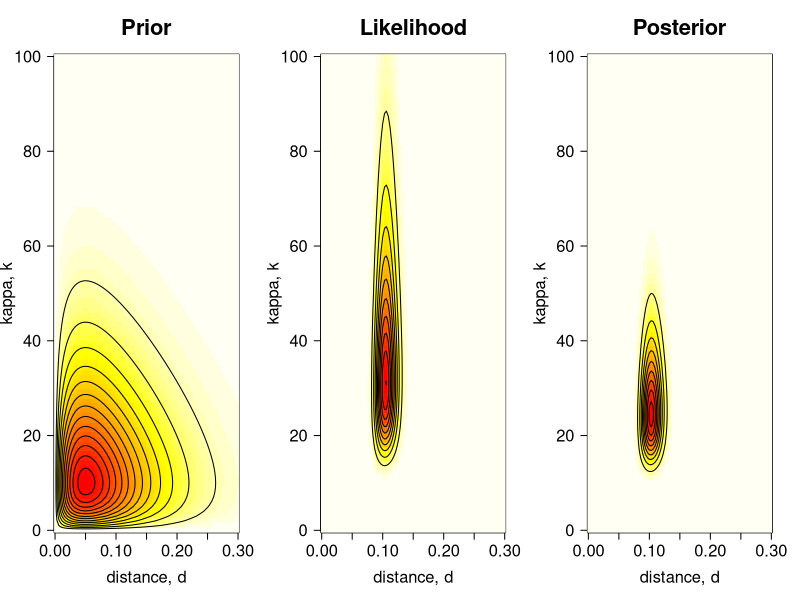
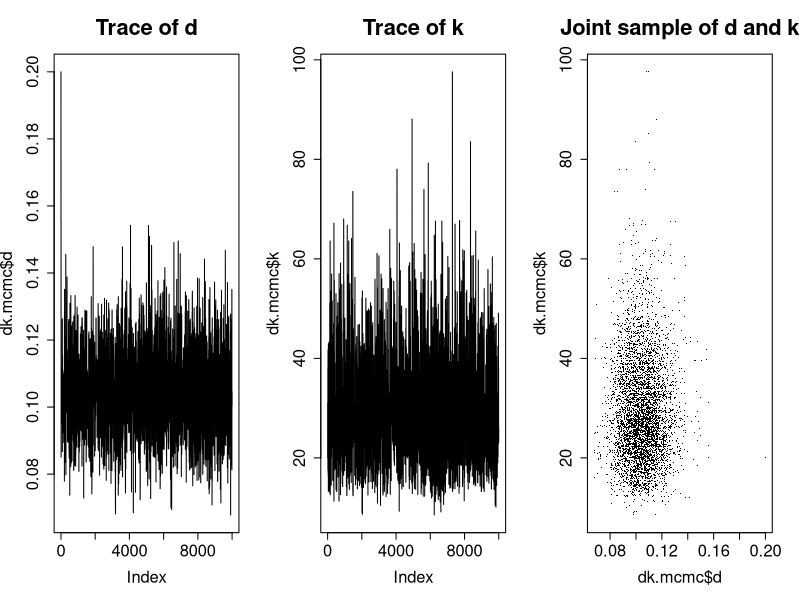
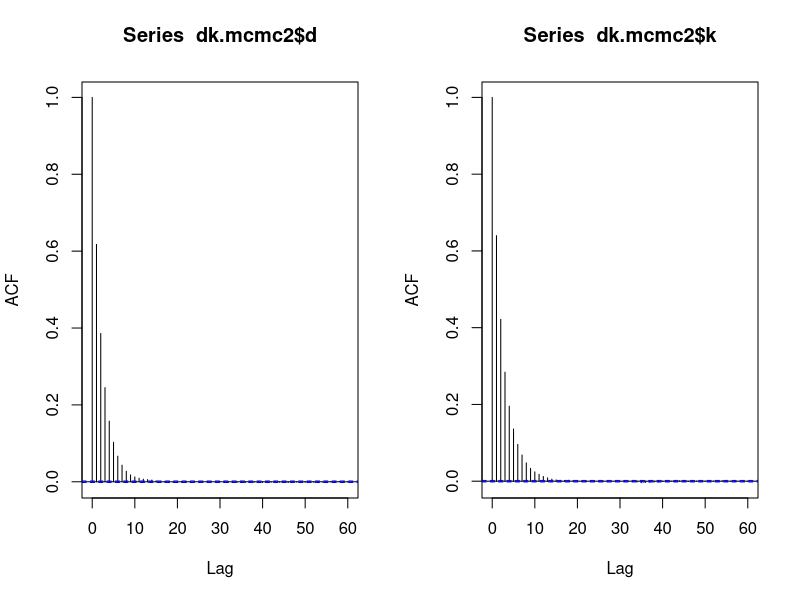
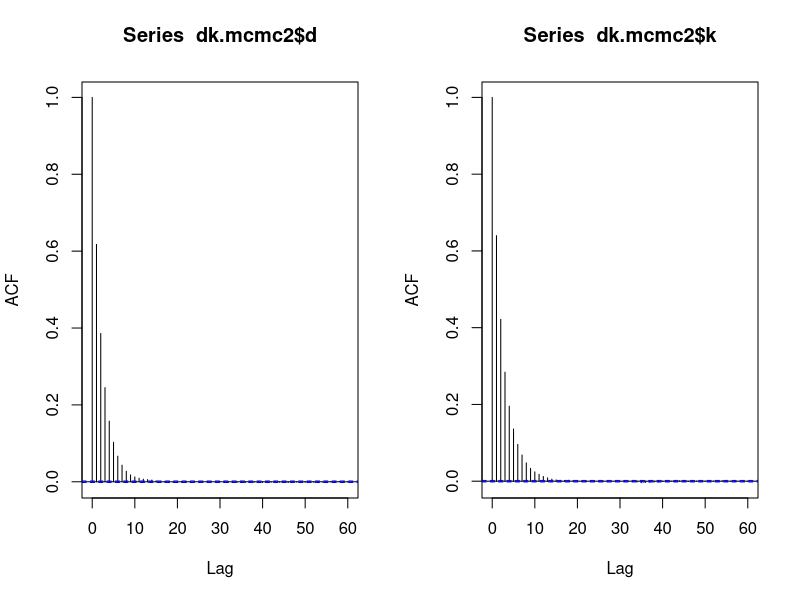
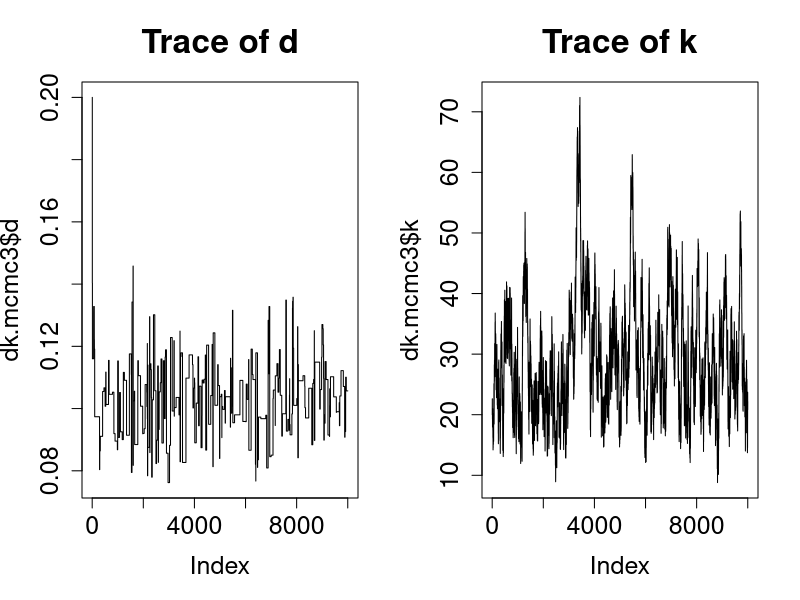
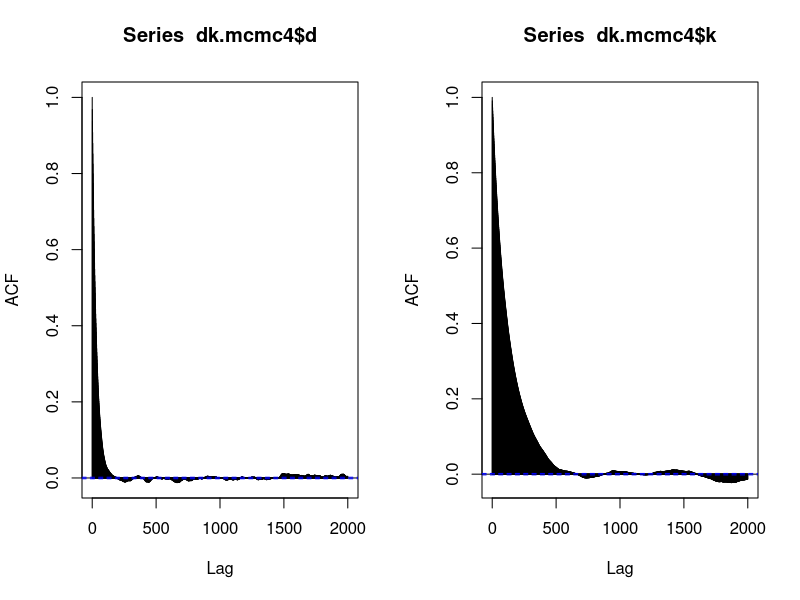
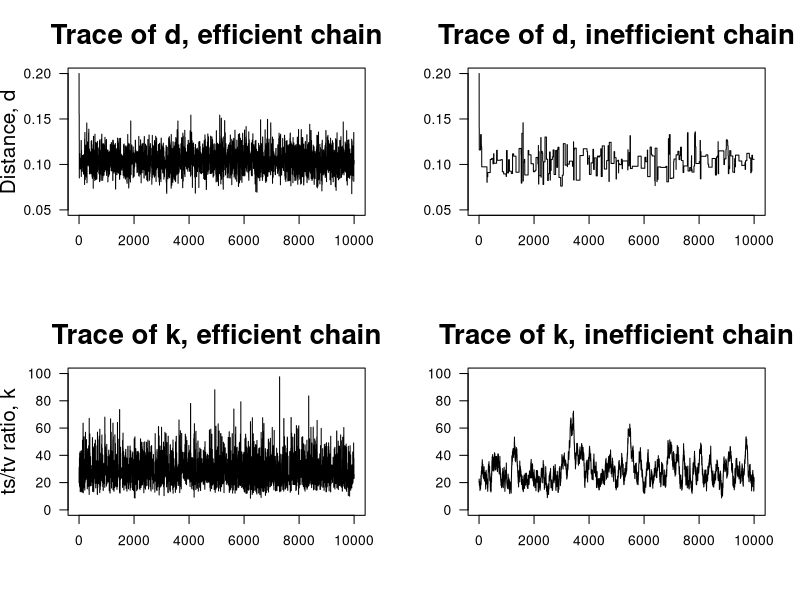
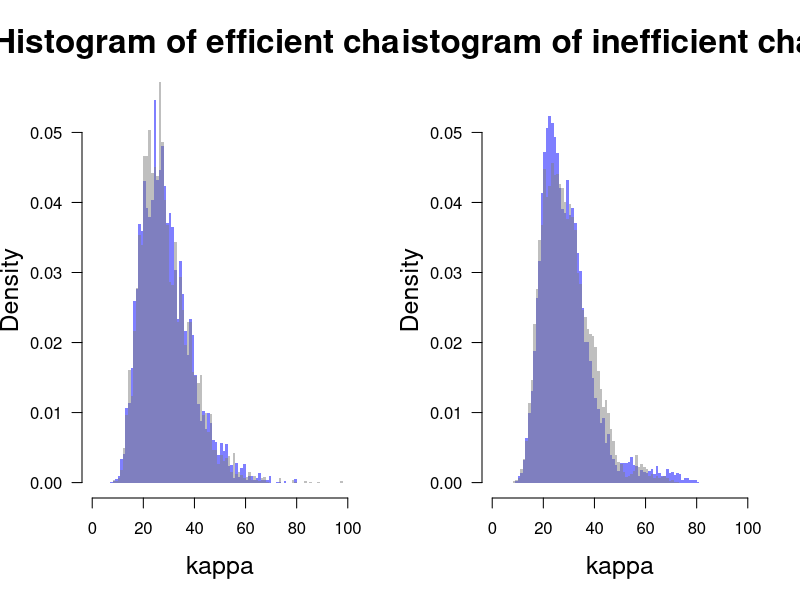

These charts were generated, in order, by the following R code:
# Examples for Nature Ecology and Evolution manuscript
# October 2016

rm(list=ls())
# The data are the 12S rRNA alignment of human and orangutang, with 948 base pairs and 
# 90 differences (84 transitions and 6 transversions).
# Example data from Table 1.3, p.7 of Yang (2014) Molecular Evolution: A Statistical 
# Approach. Oxford University Press.

n <- 948 
ns <- 84 # 23+30+10+21
nv <- 6  # 1+0+2+0+2+1+0+0
  
# proportions of transversional and transitional differences
V <- nv/n; S <- ns/n

# log-likelihood function, f(D|d,k), using Kimura's (1980) substitution model
# see p.8 in Yang (2014)
k80.lnL <- function(d, k, n=948, ns=84, nv=6) {
  p0 <- .25 + .25 * exp(-4*d/(k+2)) + .5 * exp(-2*d*(k+1)/(k+2))
  p1 <- .25 + .25 * exp(-4*d/(k+2)) - .5 * exp(-2*d*(k+1)/(k+2))
  p2 <- .25 - .25 * exp(-4*d/(k+2))
  return ((n - ns - nv) * log(p0/4) + ns * log(p1/4) + nv * log(p2/4))
}

# function that returns the logarithm of the unscaled posterior, f(d) * f(k) * f(D|d,k)
# by default we set the priors as f(d) = Gamma(d | 2, 20) and f(k) = Gamma(k | 2, .1)
ulnP <- function(d, k, n=948, ns=84, nv=6, a.d=2, b.d=20, a.k=2, b.k=.1)
  return ( dgamma(d, a.d, b.d, log=TRUE) + dgamma(k, a.k, b.k, log=TRUE) + k80.lnL(d, k, n, ns, nv))
# prior, likelihood and posterior surfaces:
dim <- 100  # dimension for the plot
d.v <- seq(from=0, to=0.3, len=dim) # vector of d values
k.v <- seq(from=0, to=100, len=dim) # vector of k values
dk <- expand.grid(d=d.v, k=k.v)

par(mfrow=c(1, 3))
# prior surface, f(d) * f(k)
# d ~ Gamma(2, 20); k ~ Gamma(2, .1)
Pri <- matrix(dgamma(dk$d, 2, 20) * dgamma(dk$k, 2, .1), ncol=dim)
image(d.v, k.v, -Pri, las=1, col=heat.colors(50), main="Prior",xlab="distance, d", 
      ylab="kappa, k", cex.main=2.0, cex.lab=1.5, cex.axis=1.5)
contour(d.v, k.v, Pri, nlev=10, drawlab=FALSE, add=TRUE)
# Likelihood surface, f(D|d,k)
lnL <- matrix(k80.lnL(d=dk$d, k=dk$k), ncol=dim)
# for numerical reasons, we scale the likelihood to be 1 at the maximum,
# i.e. we subtract max(lnL)
L <- exp(lnL - max(lnL))  
image(d.v, k.v, -L, las=1, col=heat.colors(50), main="Likelihood", 
      xlab="distance, d", ylab="kappa, k", cex.main=2.0, cex.lab=1.5, cex.axis=1.5)
contour(d.v, k.v, L, nlev=10, drawlab=FALSE, add=TRUE)

# Posterior surface (unscaled), f(d) * f(k) * f(D|d,k)
Pos <- Pri * L
image(d.v, k.v, -Pos, las=1, col=heat.colors(50), main="Posterior", 
      xlab="distance, d", ylab="kappa, k", cex.main=2.0, cex.lab=1.5, cex.axis=1.5)
contour(d.v, k.v, Pos, nlev=10, drawlab=FALSE, add=TRUE)

# dev.print(pdf, file="~/Dropbox/work/BayesNatEcolEvol/densities.pdf")

# #############################################
# Markov chain Monte Carlo (MCMC)
# #############################################

# We now obtain the posterior distribution by MCMC sampling.
# In most practical problems, constant z cannot be calculated (either
# analytically or numerically), and so the MCMC algorithm becomes necessary.

# Draft MCMC algorithm:
# 1. Set initial states for d and k.
# 2. Propose a new state d* (from an appropriate proposal density).
# 3. Accept or reject the proposal with probability
#      min(1, p(d*)p(x|d*) / p(d)p(x|d))
#      If the proposal is accepted set d=d*, otherwise d=d.
# 4. Save d.
# 5. Repeat 2-4 for k.
# 6. Go to step 2.
mcmcf <- function(init.d, init.k, N, w.d, w.k) {
  # init.d and init.k are the initial states
  # N is the number of 'generations' the algorithm is run for.
  # w.d and w.k are the 'widths' of the proposal densities for d and k.
  d <- k <- numeric(N+1) # Here we will keep the visited values of d and k.
  d[1] <- init.d; k[1] <- init.k
  acc.d <- acc.k <- 0 # number of acceptances
  
  for (i in 1:N) {
    # here we use uniform densities with reflection to propose new d* and k*
    # propose and accept/reject new d
    d.prop <- abs(d[i] + runif(1, -w.d/2, w.d/2))
    p.ratio <- exp(ulnP(d.prop, k[i]) - ulnP(d[i], k[i]))
    alpha <- min(c(1, p.ratio))
    # if ru < alpha accept proposed d*:
    if (runif(1, 0, 1) < alpha) { d[i+1] <- d.prop; acc.d <- acc.d + 1 }
    # else reject it:
    else d[i+1] <- d[i]
    
    # propose and accept/reject new k
    k.prop <- abs(k[i] + runif(1, -w.k/2, w.k/2))
    p.ratio <- exp(ulnP(d[i], k.prop) - ulnP(d[i], k[i]))
    alpha <- min(c(1, p.ratio))
    # if ru < alpha accept proposed k*:
    if (runif(1, 0, 1) < alpha) { k[i+1] <- k.prop; acc.k  <- acc.k + 1 }
    # else reject it:
    else k[i+1] <- k[i]
  }
  
  # print out the proportion of times the proposals were accepted
  print("Acceptance proportions (d, k):")
  print(c(acc.d/N, acc.k/N))
  return (list(d=d, k=k)) # return vector of d and k visited during MCMC
}

# Test the algorithm
# Note the algorithm is random, so repetitions of it will give different results
dk.mcmc <- mcmcf(0.2, 20, 1e4, .12, 180) # system.time(mcmcf(0.2, 20, 1e4, .12, 180)) # 0.7s
dk.mcmc.b <- mcmcf(0.2, 20, 1e4, .12, 180) # run again to test for convergence
par(mfrow=c(1,3))
plot(dk.mcmc$d, ty='l', main="Trace of d", cex.main=2.0, cex.lab=1.5, cex.axis=1.5)  # trace plot of d
plot(dk.mcmc$k, ty='l', main="Trace of k", cex.main=2.0, cex.lab=1.5, cex.axis=1.5)  # trace plot of k
plot(dk.mcmc$d, dk.mcmc$k, pch='.', main="Joint sample of d and k", cex.main=2.0, cex.lab=1.5, cex.axis=1.5) # joint sample of d and k (points sampled from posterior surface)

# Efficiency of the chain:
# Values sampled in an MCMC chain are autocorrelated because new states
# are either the previous state or a modification of it.
# The efficiency of an MCMC chain is closely related to the autocorrelation.
# Intuitively, if the autocorrelation is high, the chain will be inefficient,
# i.e. we will need to run the chain for a long time to obtain a good
# approximation to the posterior distribution.
# The efficiency of a chain is defined as:
# eff = 1 / (1 + 2(r1 + r2 + r3 + ...))
# where ri is the correlation for lag i.

# run a very long chain (1e6 generations take about 1.2min in my MacBook Air)
# to calculate efficiency
dk.mcmc2 <- mcmcf(0.2, 20, 1e6, .12, 180)

# R's acf function (for AutoCorrelation Function) will calculate the autocorrelation
# of a sample, and produce the autocorrelation plot
par(mfrow=c(1,2))
acf(dk.mcmc2$d)
acf(dk.mcmc2$k)

# Define efficiency function
eff <- function(acf) 1 / (1 + 2 * sum(acf$acf[-1]))

# the efficiencies are roughly 22% and 20% for d and k respectively:
eff(acf(dk.mcmc2$d)) # [1] 0.2255753 # mcmcf(0.2, 20, 1e7, .12, 180)
eff(acf(dk.mcmc2$k)) # [1] 0.2015054 # mcmcf(0.2, 20, 1e7, .12, 180)

# Ineficient chain
# The window width for the d proposal density is too large,
# while it is too samll for k
dk.mcmc3 <- mcmcf(0.2, 20, 1e4, 3, 5)
dk.mcmc3.b <- mcmcf(0.2, 20, 1e4, 3, 5)

par(mfrow=c(1,2))
# because proposal width for d is too large, chain gets stuck at same values of d:
plot(dk.mcmc3$d, ty='l', main="Trace of d", cex.main=2.0, cex.lab=1.5, cex.axis=1.5)
# whereas proposal width for k is too small, so chain moves slowly:
plot(dk.mcmc3$k, ty='l', main="Trace of k", cex.main=2.0, cex.lab=1.5, cex.axis=1.5)

# run a very long inefficient chain (using 1e7 is better but slow)
dk.mcmc4 <- mcmcf(0.2, 20, 1e6, 3, 5)

# Efficiencies are roughly 1.5% for d, and 0.35% for k:
eff(acf(dk.mcmc4$d, lag.max=2e3)) # [1] 0.01530385  # mcmcf(0.2, 20, 1e7, 3, 5)
eff(acf(dk.mcmc4$k, lag.max=2e3)) # [1] 0.003493112 # mcmcf(0.2, 20, 1e7, 3, 5)

# All trace plots together, for efficient and inefficient chains:
par(mfrow=c(2,2))
plot(dk.mcmc$d, ty='l', las=1, ylim=c(.05,.2), 
     main="Trace of d, efficient chain", ylab="Distance, d", xlab='',
     cex.main=2.0, cex.lab=1.5)
plot(dk.mcmc3$d, ty='l', las=1, ylim=c(.05,.2),
     main="Trace of d, inefficient chain", ylab='', xlab='',
     cex.main=2.0, cex.lab=1.5)
plot(dk.mcmc$k, ty='l', las=1, ylim=c(0,100),
     main="Trace of k, efficient chain", ylab="ts/tv ratio, k", xlab='',
     cex.main=2.0, cex.lab=1.5)
plot(dk.mcmc3$k, ty='l', las=1, ylim=c(0,100),
     main="Trace of k, inefficient chain", ylab='', xlab='',
     cex.main=2.0, cex.lab=1.5)
# the efficient chains on the left have good mixing
# whereas the inefficient chains on the right have poor mixing
#dev.print(pdf, file="~/Dropbox/work/BayesNatEcolEvol/traces.pdf")

# Checking for convergence:
# histograms:
par(mfrow=c(1,2))
bks <- seq(from=0, to=105, by=1)
# Efficient chains converge quickly, and histograms overlap well:
hist(dk.mcmc.b$k, prob=TRUE, breaks=bks, border=NA, col=rgb(0, 0, 1, .5),
     las=1, xlab="kappa", xlim=c(0,100), ylim=c(0,.055), 
     main = "Histogram of efficient chains", cex.main=2.0, cex.lab=1.5)
hist(dk.mcmc$k, prob=TRUE, breaks=bks, border=NA, col=rgb(.5, .5, .5, .5), add=TRUE)
# Inefficient chains need to be run for a very long time to converge, here they
# were not run long enough, so that the histograms do not overlap well:
hist(dk.mcmc3.b$k, prob=TRUE, breaks=bks, border=NA, col=rgb(0, 0, 1, .5), las=1, 
     xlab="kappa", xlim=c(0,100), ylim=c(0,.055), 
     main = "Histogram of inefficient chains", cex.main=2.0, cex.lab=1.5)
hist(dk.mcmc3$k, prob=TRUE, breaks=bks, border=NA, col=rgb(.5, .5, .5, .5), add=TRUE)
#dev.print(pdf, file="~/Dropbox/work/BayesNatEcolEvol/hists.pdf")

# We can also calculate the posterior means
# posterior means (similar for efficient chains):
mean(dk.mcmc$d); mean(dk.mcmc.b$d)  
mean(dk.mcmc$k); mean(dk.mcmc.b$k)  
# posterior means (not so similar for the inefficient chains):
mean(dk.mcmc3$d); mean(dk.mcmc3.b$d) 
mean(dk.mcmc3$k); mean(dk.mcmc3.b$k)

# densities (smooth histograms)
par(mfrow=c(1,2)); adj <- 1.5
# Efficient chains:
plot(density(dk.mcmc.b$k, adj=adj), col="blue", las=1, 
     xlim=c(0, 100), ylim=c(0, .05), xaxs="i", yaxs="i", main = "Density for efficient chains", 
     cex.main=2.0, cex.lab=1.5)
lines(density(dk.mcmc$k, adj=adj), col="black")
# Inefficient chains:
plot(density(dk.mcmc3.b$k, adj=adj), col="blue", las=1, 
     xlim=c(0, 100), ylim=c(0, .05), xaxs="i", yaxs="i",
     main = "Density for inefficient chains", cex.main=2.0, cex.lab=1.5)
lines(density(dk.mcmc3$k, adj=adj), col="black")

#dev.print(pdf, file="~/Dropbox/work/BayesNatEcolEvol/kdensities.pdf")

